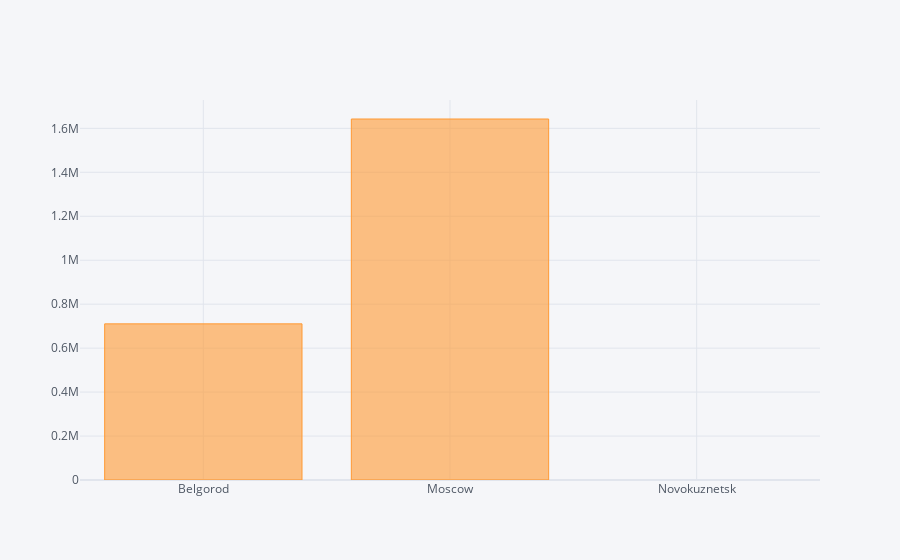

Here is the notebook cell this chart was saved with:
### Code cell
round(data.groupby(['arr_city'])['total_paid'].mean()).iplot(kind = 'bar')

### Figure 1 — Plotly figure (JSON) as saved in the notebook; plotly's stock layout.template omitted (floating-point values rounded to 4 significant figures)
{"data": [{"marker": {"color": "rgba(255, 153, 51, 0.6)", "line": {"color": "rgba(255, 153, 51, 1.0)", "width": 1}}, "name": "total_paid", "orientation": "v", "text": "", "type": "bar", "x": ["Belgorod", "Moscow", "Novokuznetsk"], "y": [710436, 1642576, ""]}], "layout": {"legend": {"bgcolor": "#F5F6F9", "font": {"color": "#4D5663"}}, "paper_bgcolor": "#F5F6F9", "plot_bgcolor": "#F5F6F9", "title": {"font": {"color": "#4D5663"}}, "xaxis": {"gridcolor": "#E1E5ED", "showgrid": true, "tickfont": {"color": "#4D5663"}, "title": {"font": {"color": "#4D5663"}, "text": ""}, "zerolinecolor": "#E1E5ED"}, "yaxis": {"gridcolor": "#E1E5ED", "showgrid": true, "tickfont": {"color": "#4D5663"}, "title": {"font": {"color": "#4D5663"}, "text": ""}, "zerolinecolor": "#E1E5ED"}}}
